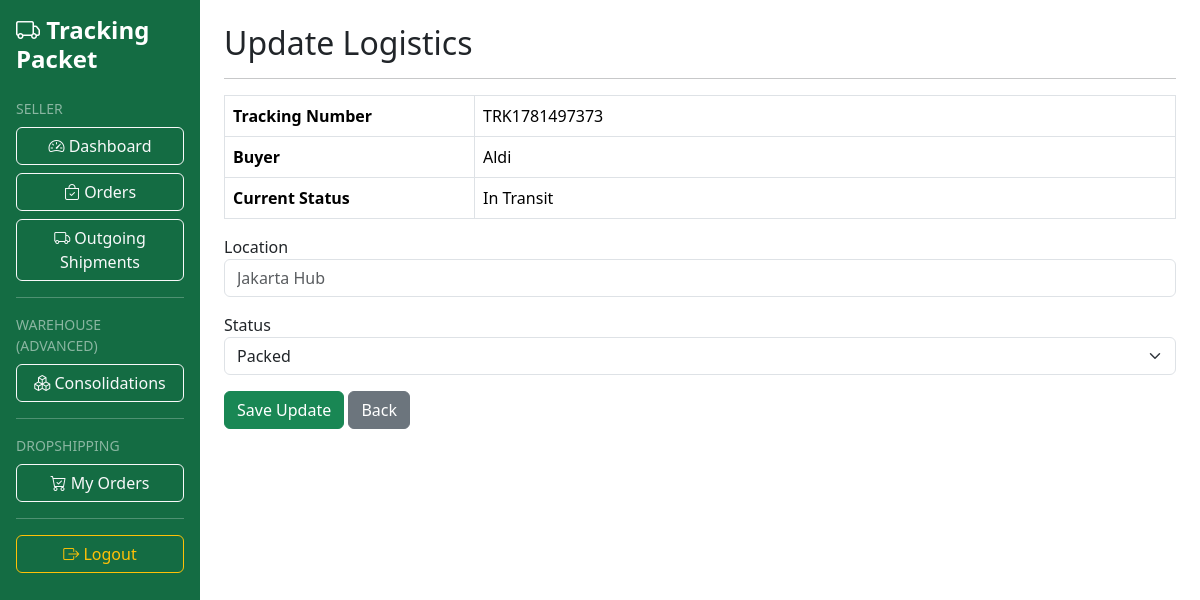
Screenshot of /archive/logistics/update.php?id=2 (signed in) with the database file from the repository.
### tables this page shows
CREATE TABLE `shipments` (
  `id` int(11) NOT NULL,
  `tracking_number` varchar(50) NOT NULL,
  `seller_id` int(11) NOT NULL,
  `consolidation_id` int(11) DEFAULT NULL,
  `buyer_name` varchar(100) NOT NULL,
  `buyer_email` varchar(100) DEFAULT NULL,
  `shipment_type` enum('personal','consolidation','reseller') NOT NULL,
  `status` varchar(100) NOT NULL,
  `created_at` timestamp NOT NULL DEFAULT current_timestamp()
);

### archive/logistics/update.php (the view, shortened to what this page needs)
<?php
$id = (int) $_GET['id'];
$shipment = mysqli_fetch_assoc(
    mysqli_query(
        $conn,
        "SELECT *
         FROM shipments
         WHERE id='$id'"
    )
);
include '../../includes/layout-top.php';
?>
<h2>Update Logistics</h2>
<hr>
<table class="table table-bordered">
    <tr>
        <th width="250">
            Tracking Number
        </th>
        <td>
            <?= $shipment['tracking_number']; ?>
        </td>
    </tr>
    <tr>
        <th>
            Buyer
        </th>
        <td>
            <?= $shipment['buyer_name']; ?>
        </td>
    </tr>
    <tr>
        <th>
            Current Status
        </th>
        <td>
            <?= $shipment['status']; ?>
        </td>
    </tr>
</table>
<form method="POST">
    <div class="mb-3">
        <label>Location</label>
        <input
            type="text"
            name="location"
            class="form-control"
            placeholder="Jakarta Hub"
            required>
    </div>
    <div class="mb-3">
        <label>Status</label>
        <select
            name="status"
            class="form-select"
            required>
            <option value="Packed">
                Packed
            </option>
        </select>
    </div>
    <button
        type="submit"
        name="save"
        class="btn btn-success">
        Save Update
    </button>
    <a
        href="index.php"
        class="btn btn-secondary">
        Back
    </a>
</form>
<?php include '../../includes/layout-bottom.php'; ?>

### assets/css/custom.css (style rules this page uses)
:root { --primary-green:#198754; --primary-green-dark:#146c43; }

### rows the page displays
shipments: tracking_number "TRK1781497373", buyer_name "Aldi", status "In Transit"
